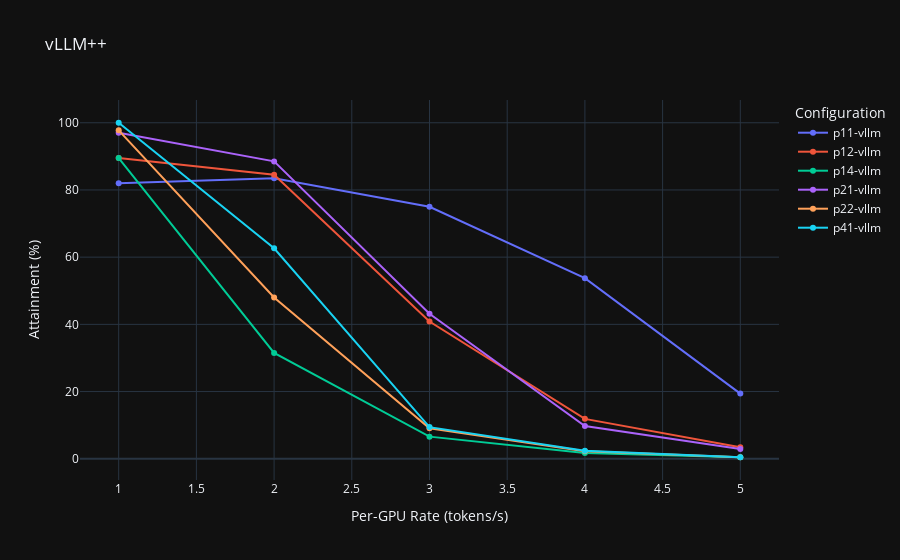

Notebook code cell kept with this figure:
### Code cell
# Plot the `figure_11_vllm_high`for some configurations
# tp_prefill = 1, pp_prefill = 1
# x-axis: rate
# y-axis: attainment
# find all combination of tp_prefill, pp_prefill
import plotly.graph_objects as go

fig = go.Figure()
configs = figure_11_vllm_high[['tp_prefill', 'pp_prefill']].drop_duplicates()
df = figure_11_vllm_high

for tp_prefill, pp_prefill in configs.values:
    config_df = df[
        (df['tp_prefill'] == tp_prefill) & (df['pp_prefill'] == pp_prefill)
        ]
    # plot this inside a plotly plot
    fig.add_trace(go.Scatter(
        x=config_df['per_gpu_rate'], y=config_df['attainment'],
        mode='lines+markers', name=f"p{tp_prefill}{pp_prefill}-vllm"
    ))

# fig add title
fig.update_layout(
    title="vLLM++",
    xaxis_title="Per-GPU Rate (tokens/s)",
    yaxis_title="Attainment (%)",
    legend_title="Configuration"
)
# Export to html
fig.write_html("visual/figure_11_vllm_high.html")
if is_notebook_mode:
    fig.show()

### Figure 1 — Plotly figure (JSON) as saved in the notebook; plotly's stock layout.template omitted (floating-point values rounded to 4 significant figures)
{"data": [{"mode": "lines+markers", "name": "p11-vllm", "x": [1.0, 2.0, 3.0, 4.0, 5.0], "y": [82.0, 83.5, 75.0, 53.75, 19.4], "type": "scatter"}, {"mode": "lines+markers", "name": "p12-vllm", "x": [1.0, 2.0, 3.0, 4.0, 5.0], "y": [89.5, 84.5, 40.83, 11.88, 3.4], "type": "scatter"}, {"mode": "lines+markers", "name": "p14-vllm", "x": [1.0, 2.0, 3.0, 4.0, 5.0], "y": [89.5, 31.5, 6.583, 1.688, 0.45], "type": "scatter"}, {"mode": "lines+markers", "name": "p21-vllm", "x": [1.0, 2.0, 3.0, 4.0, 5.0], "y": [97.0, 88.5, 43.17, 9.75, 2.9], "type": "scatter"}, {"mode": "lines+markers", "name": "p22-vllm", "x": [1.0, 2.0, 3.0, 4.0, 5.0], "y": [97.75, 48.0, 9.083, 2.25, 0.45], "type": "scatter"}, {"mode": "lines+markers", "name": "p41-vllm", "x": [1.0, 2.0, 3.0, 4.0, 5.0], "y": [100.0, 62.62, 9.417, 2.375, 0.45], "type": "scatter"}], "layout": {"title": {"text": "vLLM++"}, "xaxis": {"title": {"text": "Per-GPU Rate (tokens/s)"}}, "yaxis": {"title": {"text": "Attainment (%)"}}, "legend": {"title": {"text": "Configuration"}}}}
